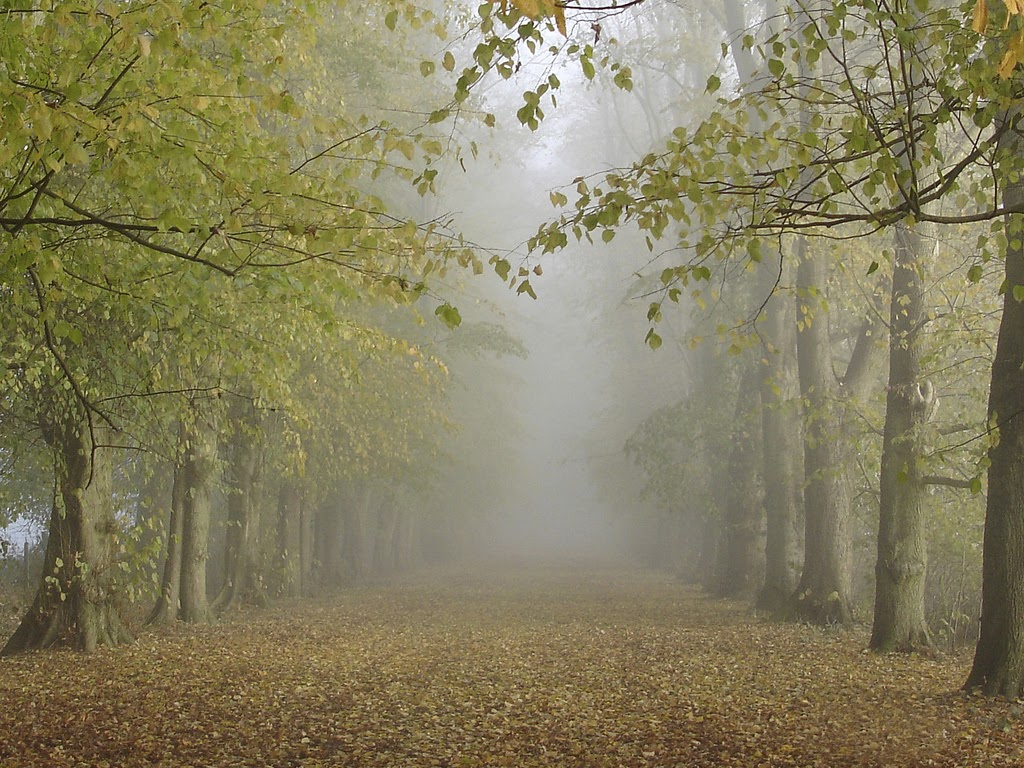
#> input picture Assignment_3/forest.jpg, 1024 x 768 px
$ jupyter execute --allow-errors Q3.ipynb   (shell and % lines are left out)
#> lines starting #> are read from the running program, lines starting #| are printed output that depends on the picture
[cell 1]
#useful modules

import cv2
import numpy as np
import matplotlib.pyplot as plt

[cell 2]
img31 = cv2.cvtColor(cv2.imread("forest.jpg"),cv2.COLOR_BGR2HSV)
#> img31: shape (768, 1024, 3); mean H, S, V 27.1, 82.3, 133.9

plt.imshow(cv2.cvtColor(img31,cv2.COLOR_HSV2RGB))
plt.rcParams["figure.figsize"]=10,10
plt.show()

[cell 3]
# print(img31)

[cell 4]
ans = img31.copy()
ans[:,:,1] = 1.65*img31[:,:,1]
#> ans: shape (768, 1024, 3); mean H, S, V 27.1, 119.9, 133.9

ans[:,:,1] = ans[:,:,1] - np.min(ans[:,:,1])
ans[:,:,1] = np.array(255*(ans[:,:,1]/np.max(ans[:,:,1])),dtype='int8')

ans[:,:,2] = cv2.equalizeHist(img31[:,:,2])
#> ans: shape (768, 1024, 3); mean H, S, V 27.1, 119.9, 128.6

[cell 5]
# print(ans)

[cell 6]
ans_rgb = cv2.cvtColor(ans,cv2.COLOR_HSV2RGB)
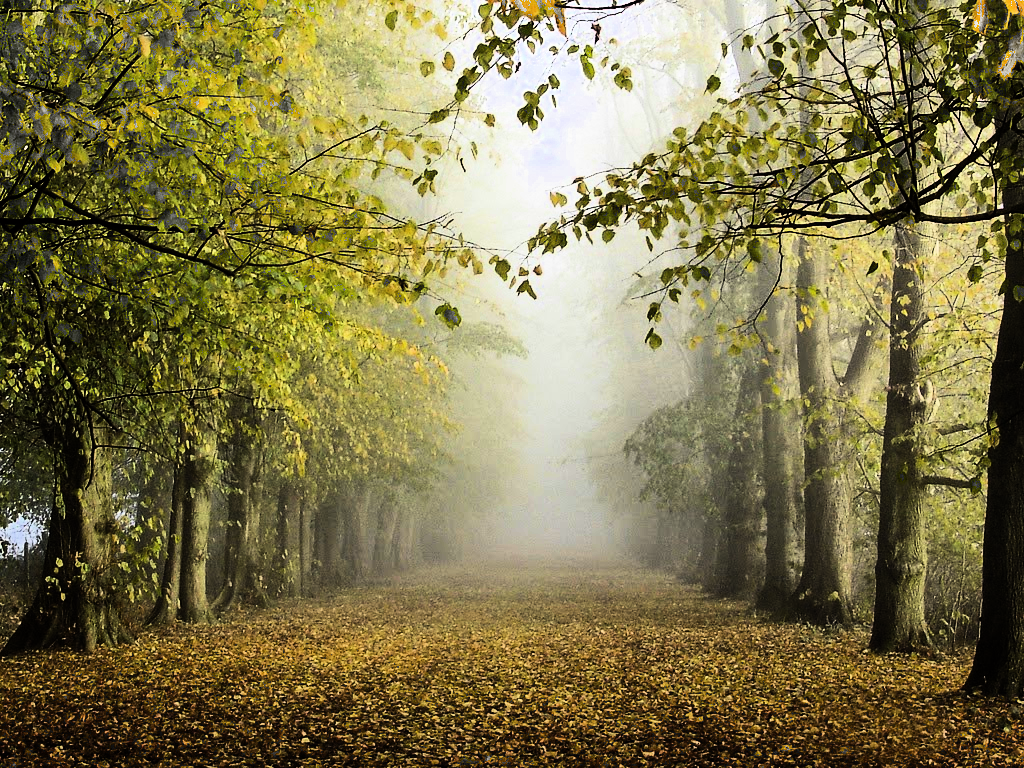
#> ans_rgb: shape (768, 1024, 3); mean R, G, B 128, 119.7, 76.7

plt.imshow(ans_rgb)
plt.rcParams["figure.figsize"]=10,10
plt.show()

[cell 7]
gamma_img31 = np.array(255*((ans_rgb/255))**2,dtype='uint8')
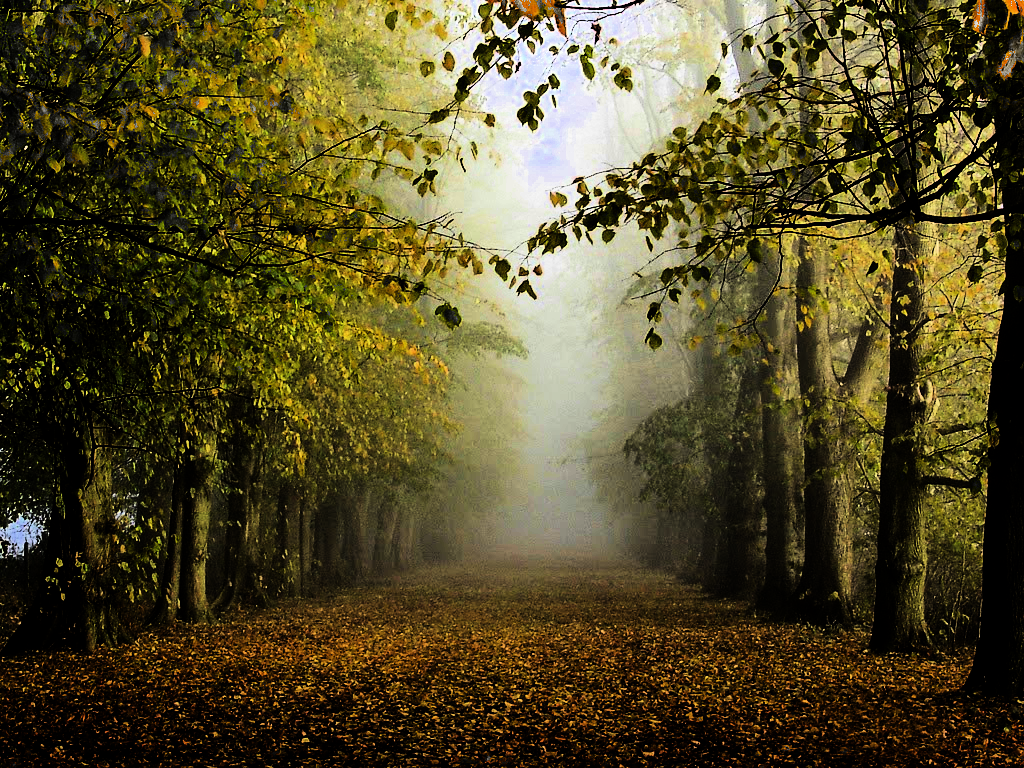
#> gamma_img31: shape (768, 1024, 3); mean R, G, B 84.8, 76.4, 41.4

plt.imshow(gamma_img31)
plt.rcParams["figure.figsize"]=10,10
plt.show()

[cell 8]
A = [0.8159, 0.8186, 0.8272]
I = cv2.cvtColor(img31,cv2.COLOR_HSV2RGB)
J = gamma_img31
#> (the rest of this cell did not finish here and is left out)

#> (a cell that did not finish here is left out)

[cell 10]
trans = cv2.imread("trans.jpg")
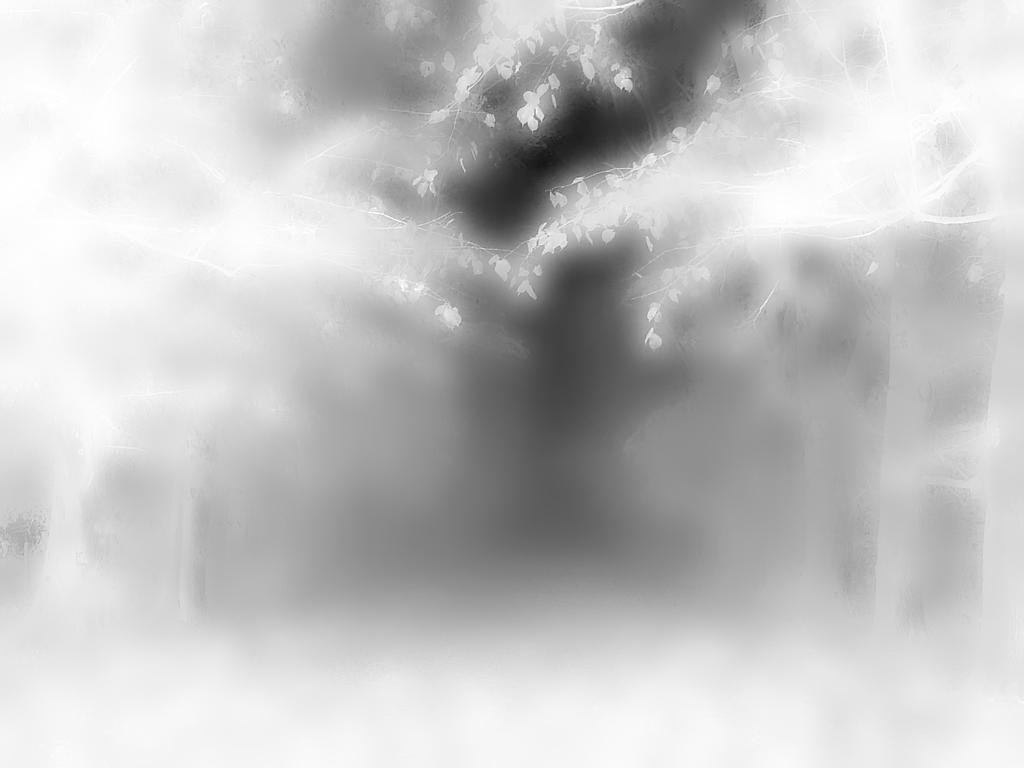
#> input picture Assignment_3/trans.jpg, 1024 x 768 px
#> trans is the input picture: shape (768, 1024, 3); min 20, max 255, mean 195.7
#> (the rest of this cell did not finish here and is left out)
